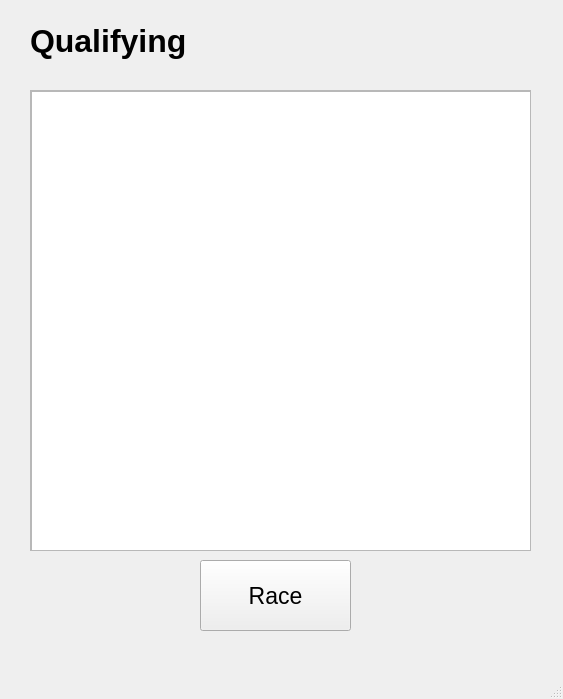
<?xml version="1.0" encoding="UTF-8"?>
<ui version="4.0">
 <class>MainWindow</class>
 <widget class="QMainWindow" name="MainWindow">
  <property name="geometry">
   <rect>
    <x>0</x>
    <y>0</y>
    <width>563</width>
    <height>699</height>
   </rect>
  </property>
  <property name="windowTitle">
   <string>MainWindow</string>
  </property>
  <widget class="QWidget" name="centralwidget">
   <widget class="QLabel" name="label">
    <property name="geometry">
     <rect>
      <x>30</x>
      <y>10</y>
      <width>201</width>
      <height>61</height>
     </rect>
    </property>
    <property name="font">
     <font>
      <family>Arial</family>
      <pointsize>24</pointsize>
      <weight>75</weight>
      <bold>true</bold>
     </font>
    </property>
    <property name="text">
     <string>Qualifying</string>
    </property>
   </widget>
   <widget class="QScrollArea" name="scrollArea">
    <property name="geometry">
     <rect>
      <x>30</x>
      <y>90</y>
      <width>501</width>
      <height>461</height>
     </rect>
    </property>
    <property name="widgetResizable">
     <bool>true</bool>
    </property>
    <widget class="QWidget" name="scrollAreaWidgetContents">
     <property name="geometry">
      <rect>
       <x>0</x>
       <y>0</y>
       <width>499</width>
       <height>459</height>
      </rect>
     </property>
     <widget class="QTableView" name="tableView">
      <property name="geometry">
       <rect>
        <x>0</x>
        <y>0</y>
        <width>501</width>
        <height>461</height>
       </rect>
      </property>
     </widget>
    </widget>
   </widget>
   <widget class="QPushButton" name="randomButton">
    <property name="geometry">
     <rect>
      <x>200</x>
      <y>560</y>
      <width>151</width>
      <height>71</height>
     </rect>
    </property>
    <property name="minimumSize">
     <size>
      <width>50</width>
      <height>50</height>
     </size>
    </property>
    <property name="maximumSize">
     <size>
      <width>300</width>
      <height>300</height>
     </size>
    </property>
    <property name="font">
     <font>
      <family>Arial</family>
      <pointsize>17</pointsize>
     </font>
    </property>
    <property name="text">
     <string>Race</string>
    </property>
   </widget>
  </widget>
  <widget class="QMenuBar" name="menubar">
   <property name="geometry">
    <rect>
     <x>0</x>
     <y>0</y>
     <width>563</width>
     <height>26</height>
    </rect>
   </property>
  </widget>
  <widget class="QStatusBar" name="statusbar"/>
 </widget>
 <resources/>
 <connections/>
</ui>
